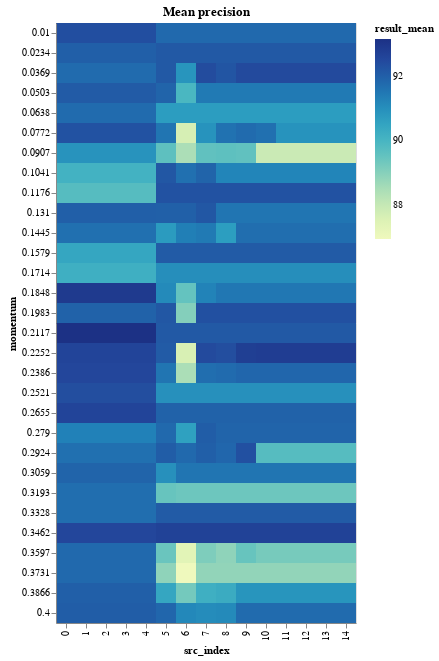

Notebook code cell kept with this figure:
### Code cell
momentum_results_encoding = {
    "x": "src_index:O",
    "y": "momentum:O",
    "color": "result_mean:Q",
}
momentum_results_tooltip = [
    "result_mean",
    "result_std",
    "neurons",
    "layers",
    "epochs",
    "learning_rate",
    "momentum",
    "src_index",
]
MOMENTUM_BINS = np.array_split(
    MOMENTUM_RANGE, MOMENTUM_RANGE.max() // MOMENTUM_BIN_SIZE + 1
)


def binified_momentum_heatmap(title, momentum_df):
    return binified_heatmap(
        title,
        momentum_df,
        "momentum",
        MOMENTUM_BINS,
        momentum_results_tooltip,
        **momentum_results_encoding
    )


binified_momentum_heatmap("Mean precision", momentum_results_df)

### Figure 1 — Vega-Lite specification as saved in the notebook (floating-point values rounded to 4 significant figures; data arrays with more than 128 entries replaced by an {"elided": "..."} marker saying what was removed)
{"config": {"view": {"continuousWidth": 400, "continuousHeight": 300}}, "hconcat": [{"mark": "rect", "encoding": {"color": {"type": "quantitative", "field": "result_mean"}, "tooltip": [{"type": "quantitative", "field": "result_mean"}, {"type": "quantitative", "field": "result_std"}, {"type": "quantitative", "field": "neurons"}, {"type": "quantitative", "field": "layers"}, {"type": "quantitative", "field": "epochs"}, {"type": "quantitative", "field": "learning_rate"}, {"type": "quantitative", "field": "momentum"}, {"type": "quantitative", "field": "src_index"}], "x": {"type": "ordinal", "field": "src_index"}, "y": {"type": "ordinal", "field": "momentum"}}, "selection": {"selector011": {"type": "interval", "bind": "scales", "encodings": ["x", "y"]}}, "title": "Mean precision"}], "data": {"name": "data-8cc6ba9e2098d2ce805f007823a2401e"}, "$schema": "https://vega.github.io/schema/vega-lite/v4.8.1.json", "datasets": {"data-8cc6ba9e2098d2ce805f007823a2401e": {"elided": "450 records"}}}
